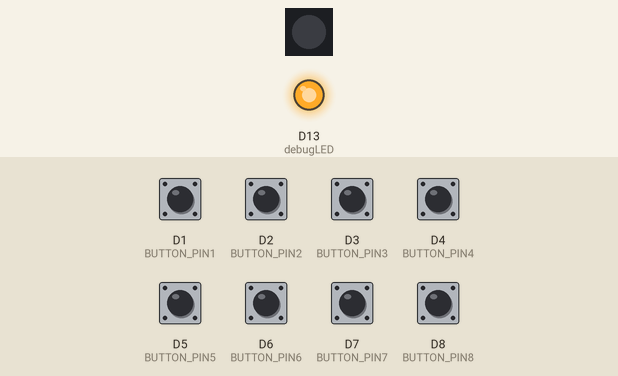
Recording of a program running on a simulated Seeed XIAO (SAMD21). Shown: 1 RGB LEDs in strip order, left to right, output pins drawn as LEDs (lit = HIGH). The test bench sets the inputs (shaded band); at power-on: D1 (BUTTON_PIN1), D2 (BUTTON_PIN2), D3 (BUTTON_PIN3), D4 (BUTTON_PIN4), D5 (BUTTON_PIN5), D6 (BUTTON_PIN6), D7 (BUTTON_PIN7), D8 (BUTTON_PIN8) HIGH. Dim RGB values are drawn brighter than linear; the strip is taken to match the declared colour order.

Above: at 0.1 s.
At 9.0 s:
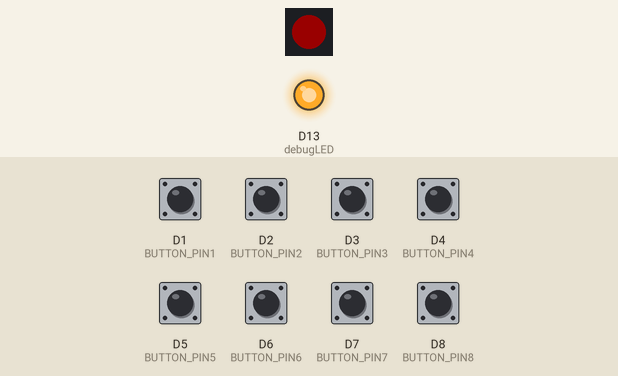
9.1 s: D1 (BUTTON_PIN1) pulled LOW for 0.15 s
At 9.5 s:
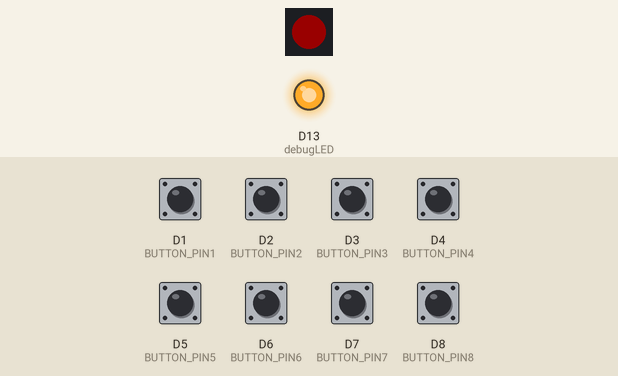
Timing chart, 0 to 12.1 s (numbered marks = the images above; inputs shaded):
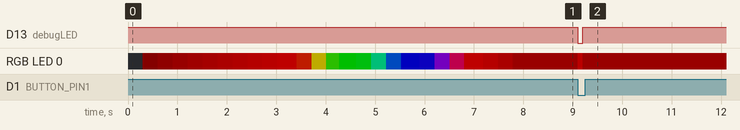

Measured:
- after the input at 9.1 s, D13 (debugLED): HIGH → LOW at once, → HIGH 0.10 s later; RGB LED 0: RGB(25, 0, 0) → RGB(72, 0, 0) at once, → RGB(25, 0, 0) 0.10 s later

The program:

main.cpp
```cpp
// (licence header left out)
// ---------------------------------
// Key definitions
#define BUTTON_KEY1 KEY_F13
#define BUTTON_KEY2 KEY_F14
#define BUTTON_KEY3 KEY_F15
#define BUTTON_KEY4 KEY_F16
#define BUTTON_KEY5 KEY_F17
#define BUTTON_KEY6 KEY_F18
#define BUTTON_KEY7 KEY_F19
#define BUTTON_KEY8 KEY_F20

// Pin definitions
#define BUTTON_PIN1 1
#define BUTTON_PIN2 2
#define BUTTON_PIN3 3
#define BUTTON_PIN4 4
#define BUTTON_PIN5 5
#define BUTTON_PIN6 6
#define BUTTON_PIN7 7
#define BUTTON_PIN8 8
#define debugLED LED_BUILTIN
// ---------------------------------

#include "Arduino.h"
#include "Keyboard.h"
#include <Adafruit_NeoPixel.h>

#define NUMPIXELS 1
#define DATA_PIN 9

Adafruit_NeoPixel frontLED(NUMPIXELS, DATA_PIN, NEO_RGB + NEO_KHZ800);

int globalBrightness = 80;
int globalColorR = 255;
int globalColorG = 0;
int globalColorB = 0;

void setPixelColorBrightness(uint16_t n, uint8_t r, uint8_t g, uint8_t b, uint16_t brightness)
{
  frontLED.setPixelColor(n, (brightness * r / 255), (brightness * g / 255), (brightness * b / 255));
}

void colorFade(uint8_t r, uint8_t g, uint8_t b, uint8_t wait, uint8_t pixelDelay) {
  for(uint16_t i = 0; i < frontLED.numPixels(); i++) {
      uint8_t curr_r, curr_g, curr_b;
      uint32_t curr_col = frontLED.getPixelColor(i); // get the current colour
      curr_b = curr_col & 0xFF; curr_g = (curr_col >> 8) & 0xFF; curr_r = (curr_col >> 16) & 0xFF;  // separate into RGB components

      while ((curr_r != r) || (curr_g != g) || (curr_b != b)){  // while the curr color is not yet the target color
        if (curr_r < r) curr_r++; else if (curr_r > r) curr_r--;  // increment or decrement the old color values
        if (curr_g < g) curr_g++; else if (curr_g > g) curr_g--;
        if (curr_b < b) curr_b++; else if (curr_b > b) curr_b--;
        frontLED.setPixelColor(i, curr_r, curr_g, curr_b);  // set the color
        frontLED.show();
        delay(wait);  // add a delay if its too fast
      }
      delay(pixelDelay);
  }
}

void colorFade(uint8_t r, uint8_t g, uint8_t b, uint16_t brightness, uint8_t wait, uint8_t pixelDelay) {
  for(uint16_t i = 0; i < frontLED.numPixels(); i++) {
      uint8_t curr_r, curr_g, curr_b;
      uint32_t curr_col = frontLED.getPixelColor(i); // get the current colour
      curr_b = curr_col & 0xFF; curr_g = (curr_col >> 8) & 0xFF; curr_r = (curr_col >> 16) & 0xFF;  // separate into RGB components

      r = brightness * r / 255;
      g = brightness * g / 255;
      b = brightness * b / 255;

      while ((curr_r != r) || (curr_g != g) || (curr_b != b)){  // while the curr color is not yet the target color
        if (curr_r < r) curr_r++; else if (curr_r > r) curr_r--;  // increment or decrement the old color values
        if (curr_g < g) curr_g++; else if (curr_g > g) curr_g--;
        if (curr_b < b) curr_b++; else if (curr_b > b) curr_b--;
        frontLED.setPixelColor(i, curr_r, curr_g, curr_b);  // set the color
        frontLED.show();
        delay(wait);  // add a delay if its too fast
      }
      delay(pixelDelay);
  }
}

void startupAnimation(int brightness, int fadeDuration, int rainbowDelay, int cycles)
{
  int fadeDelay = fadeDuration / brightness;

  for (int i = 0; i <= 255; i++)
  {
    frontLED.setPixelColor(0, frontLED.Color(i, 0, 0));
    frontLED.show();
    delay(fadeDelay);
  }

  for (int i = 0; i < cycles; i++)
  {
    for (long firstPixelHue = 0; firstPixelHue < 65536; firstPixelHue += 256)
    {
      for (int i = 0; i < frontLED.numPixels(); i++)
      {
        int pixelHue = firstPixelHue + (i * 65536L / frontLED.numPixels());
        frontLED.setPixelColor(i, frontLED.gamma32(frontLED.ColorHSV(pixelHue)));
      }
      frontLED.show();
      delay(rainbowDelay);
    }
  }
}

// Button helper class for handling press/release and debouncing
class button
{
public:
  const char key;
  const uint8_t pin;

  button(uint8_t k, uint8_t p) : key(k), pin(p) {}

  void press(boolean state)
  {
    if (state == pressed || (millis() - lastPressed <= debounceTime))
    {
      return; // Nothing to see here, folks
    }

    lastPressed = millis();

    state ? Keyboard.press(key) : Keyboard.release(key);

    if (state == 1)
    {
      visualFeedback();
    }

    pressed = state;
  }

  void visualFeedback()
  {
    setPixelColorBrightness(0, globalColorR, globalColorG, globalColorB, globalBrightness + 150);
    // frontLED.setPixelColor(0, frontLED.Color(globalBrightness + 150, 0, 0));
    frontLED.show();
    digitalWrite(debugLED, LOW);
    delay(100);
    setPixelColorBrightness(0, globalColorR, globalColorG, globalColorB, globalBrightness);
    // frontLED.setPixelColor(0, frontLED.Color(globalBrightness, 0, 0));
    frontLED.show();
    digitalWrite(debugLED, HIGH);
  }

  void update()
  {
    press(!digitalRead(pin));
  }

private:
  const unsigned long debounceTime = 50;
  unsigned long lastPressed = 0;
  boolean pressed = 0;
};

// Button objects, organized in array
button buttons[] = {
    {BUTTON_KEY1, BUTTON_PIN1},
    {BUTTON_KEY2, BUTTON_PIN2},
    {BUTTON_KEY3, BUTTON_PIN3},
    {BUTTON_KEY4, BUTTON_PIN4},
    {BUTTON_KEY5, BUTTON_PIN5},
    {BUTTON_KEY6, BUTTON_PIN6},
    {BUTTON_KEY7, BUTTON_PIN7},
    {BUTTON_KEY8, BUTTON_PIN8},
};

const uint8_t NumButtons = sizeof(buttons) / sizeof(button);

void setup()
{
  frontLED.begin();
  frontLED.setBrightness(globalBrightness);

  // Set LEDs Off. Active low.
  pinMode(debugLED, OUTPUT);
  digitalWrite(debugLED, HIGH);

  for (int i = 0; i < NumButtons; i++)
  {
    pinMode(buttons[i].pin, INPUT_PULLUP);
  }

  startupAnimation(globalBrightness, 1000, 15, 1);
  colorFade(globalColorR, globalColorG, globalColorB, globalBrightness, 5, 0);
}

void loop()
{
  for (int i = 0; i < NumButtons; i++)
  {
    buttons[i].update();
  }
}
```
